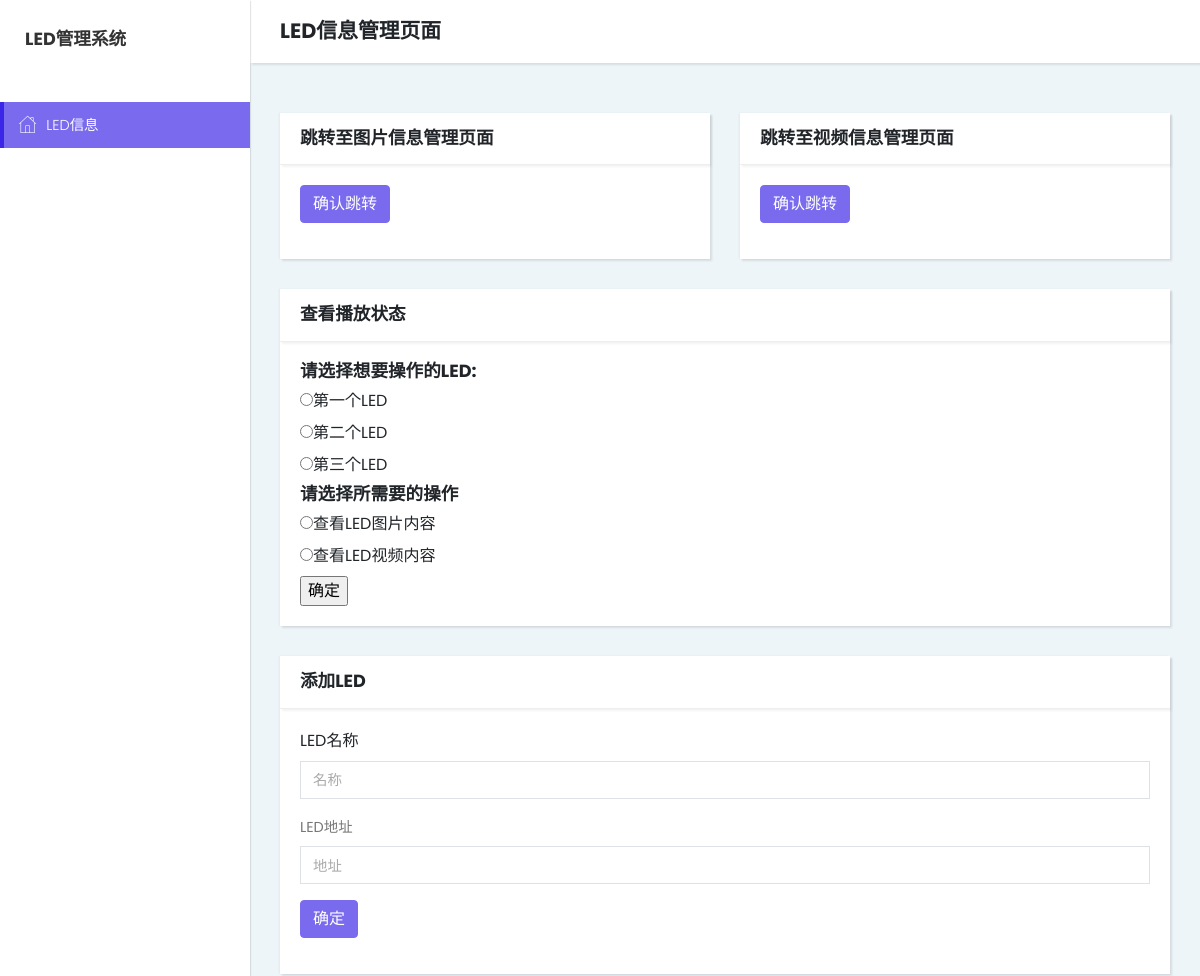
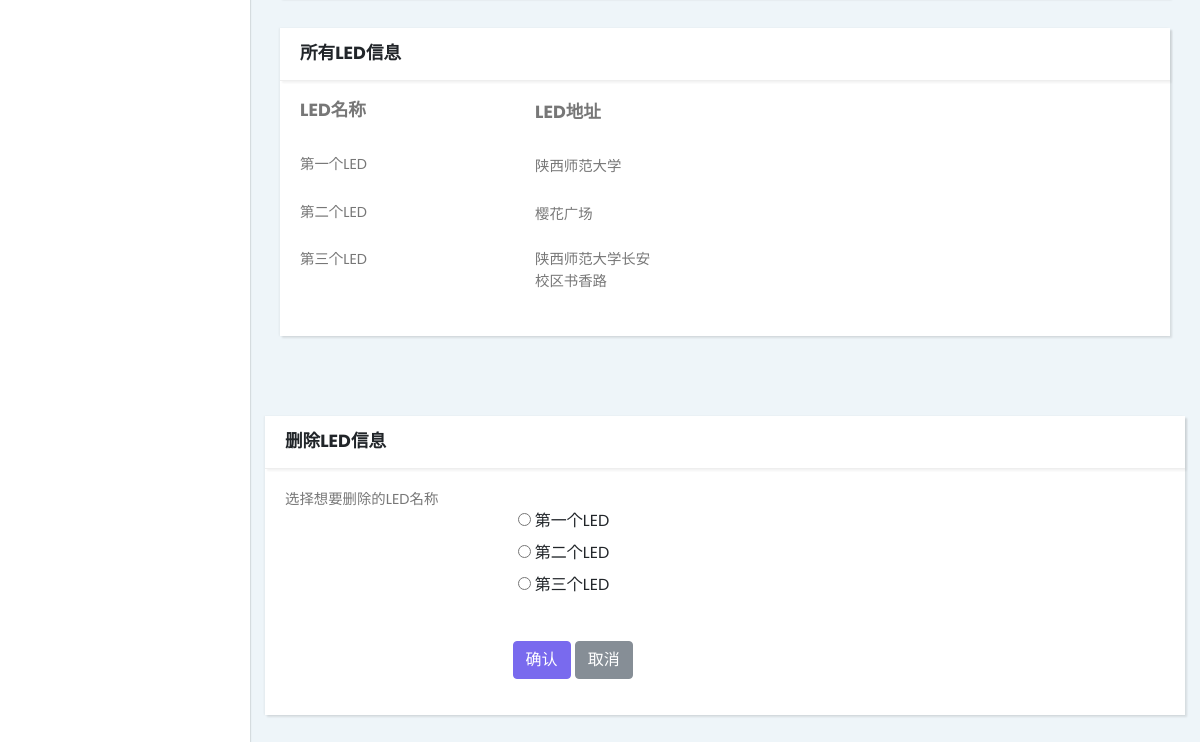
Before: /led/1/choice/ with the older database file (2 pictures, top to bottom).
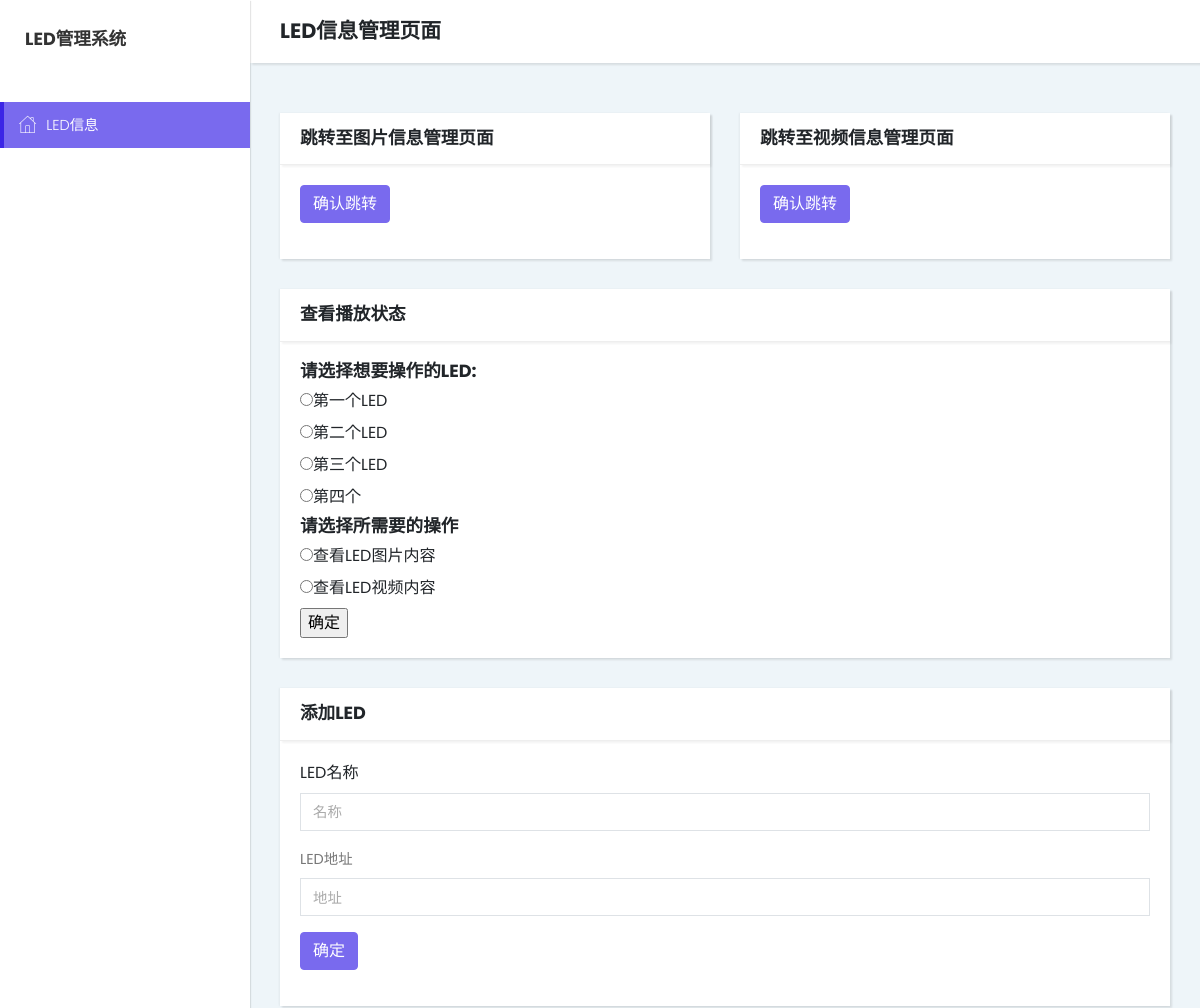
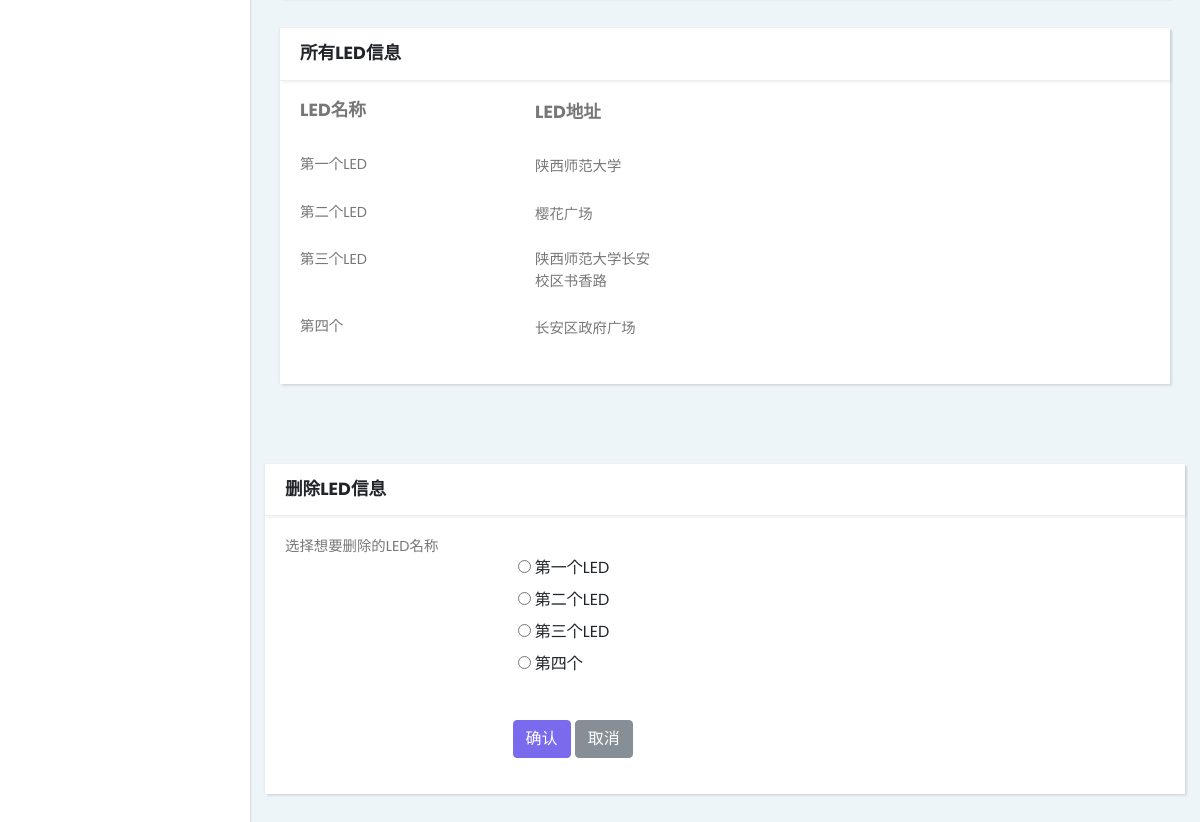
After: the same page with the newer database file (2 pictures, top to bottom).
### led/models.py (models this page shows, shortened)
class LedNumber(models.Model):
	custom = models.ForeignKey(Custom,on_delete=models.CASCADE)
	led_text = models.CharField(max_length= 100)	#LED内容
	address_text = models.CharField(max_length = 200,null = True,blank = True) #LED位置信息

### led/views.py (the view)
# urls.py: path('<int:user_id>/choice/',views.choice_page,name='choice'),
def choice_page(request,user_id):
	user = Custom.objects.get(pk =user_id)
	led_list = user.lednumber_set.all()
	context = {
		'led_list' : led_list,
		'user_id':user_id
	}
	return render(request,'led/LedMessage.html',context)

### led/templates/led/LedMessage.html (shortened to what this page needs)
{% extends "base.html" %}
{% block body_other %}
    <div class="page">
      <div class="page-content d-flex align-items-stretch">
        <nav class="side-navbar">
          <div class="sidebar-header d-flex align-items-center">
            <div class="title">
              <h1 class="h4">LED管理系统</h1>
            </div>
          </div>
          <ul class="list-unstyled">
                    <li class="active"> <a href="#"><i class="icon-home"></i>LED信息 </a></li>
          </ul>
        </nav>
        <div class="content-inner">
          <header class="page-header">
            <div class="container-fluid">
              <h2 class="no-margin-bottom">LED信息管理页面 </h2>
            </div>
          </header>
          <section class="forms">
            <div class="container-fluid">
              <div class="row">
                <div class="col-lg-6">
                  <div class="card">
                    <div class="card-header d-flex align-items-center">
                      <h3 class="h4">跳转至图片信息管理页面</h3>
                    </div>
                    <div class="card-body">
                      <form action="{% url 'led:pic_manage' user_id %}" method="post">
                        <div class="form-group">
                          <input type="submit" value="确认跳转" class="btn btn-primary">
                        </div>
                      </form>
                    </div>
                  </div>
                </div>
                         <div class="col-lg-6">
                  <div class="card">
                    <div class="card-header d-flex align-items-center">
                      <h3 class="h4">跳转至视频信息管理页面</h3>
                    </div>
                    <div class="card-body">
                      <form action="{% url 'led:video_manage' user_id %}" method="post" >
                        <div class="form-group">
                          <input type="submit" value="确认跳转" class="btn btn-primary">
                        </div>
                      </form>
                    </div>
                  </div>
                </div>
                <div class="col-lg-12">
                  <div class="card">
                    <div class="card-header d-flex align-items-center">
                      <h3 class="h4">查看播放状态</h3>
                    </div>
                    <div class="card-body">
                      <form action="{% url 'led:led_operation' user_id %}" method="post">
                        <h4>请选择想要操作的LED:</h4>
                        {% for led in led_list %}
                        <input type="radio" name="led_choice" value="{{led.id}}" ><label>{{led.led_text}}</label><br>
                        {% endfor %}
                        <h4>请选择所需要的操作</h4>
                        <input type="radio" name="op" value="p"><label>查看LED图片内容</label><br>
                        <input type="radio" name="op" value="v"><label>查看LED视频内容</label><br>
                       <input type="submit" value="确定">
                     </form>
                    </div>
                  </div>
                </div>
                <div class="col-lg-12">
                  <div class="card">
                    <div class="card-header d-flex align-items-center">
                      <h3 class="h4">添加LED</h3>
                    </div>
                    <div class="card-body">
                      <form action="{% url 'led:add_led_data' user_id %}" method="post">
                        <div class="form-group">
                          <label class="form-control-labe">LED名称</label>
                          <input type="text" placeholder="名称" name="led_text" class="form-control">
                        </div>
                        <div class="form-group">
                          <label class="form-control-label">LED地址</label>
                          <input type="text" placeholder="地址" name="led_address"class="form-control">
                        </div>
                        <div class="form-group">
                          <input type="submit" value="确定" class="btn btn-primary">
                        </div>
                      </form>
                    </div>
                  </div>
                </div>
                <div class="col-lg-12">
                  <div class="card">
                    <div class="card-header d-flex align-items-center">
                      <h3 class="h4">所有LED信息</h3>
                    </div>
                    <div class="card-body">
                      <form class="form-horizontal">
                        <div class="form-group row">
                          <label class="col-sm-3 form-control-label"><h4>LED名称</h4></label>
                          <div class="col-sm-9">
                              <label class="col-sm-3 form-control-label"><h4>LED地址</h4></label>
                          </div>
                        </div>
                       {% for led in led_list %}
                        <div class="form-group row">
                          <label class="col-sm-3 form-control-label">{{led.led_text}}</label>
                          <div class="col-sm-9">
                              <label class="col-sm-3 form-control-label">{{led.address_text}}</label>
                          </div>
                        </div>
                      {% endfor %}
                      </form>
                    </div>
                  </div>
                </div>
              </div>
            </div>
          </section>
          <div class="col-lg-12">
                  <div class="card">
                    <div class="card-header d-flex align-items-center">
                      <h3 class="h4">删除LED信息</h3>
                    </div>
                    <div class="card-body">
                      <form class="form-horizontal" action="{% url 'led:del_led_data' user_id %}" method="post">
                        <div class="form-group row">
                          <label class="col-sm-3 form-control-label">选择想要删除的LED名称</label>
                            <div class="card-body">
                              {% for led in led_list%}
                               <input type="radio" name="led_choice" value="{{led.id}}" >
                                    <label>{{led.led_text}}</label><br>
                              {% endfor %}
                           </div>
                        </div>
                        <div class="form-group row">
                          <div class="col-sm-4 offset-sm-3">
                            <button type="submit" class="btn btn-primary">确认</button>
                            <button type="submit" class="btn btn-secondary">取消</button>
                          </div>
                        </div>
                      </form>
                    </div>
                  </div>
                </div>
              </div>
            </div>
        </div>
{% endblock %}

### led/templates/base.html (shortened to what this page needs)
{% load staticfiles %}
<!DOCTYPE html>
<html>
  <head>
    <link rel="stylesheet" href="{% static 'vendor/bootstrap/css/bootstrap.min.css' %}">
    <link rel="stylesheet" href="{% static 'vendor/font-awesome/css/font-awesome.min.css' %}">
    <link rel="stylesheet" href="{% static 'css/fontastic.css' %}">
    <link rel="stylesheet" href="{% static 'css/style.default.css' %}" id="theme-stylesheet">
    <link rel="stylesheet" href="{% static 'css/custom.css' %}">
  </head>
  <body>
    {% block body_other%}{% endblock %}
  </body>
</html>

### led/static/css/style.default.css (style rules this page uses)
body { overflow-x: hidden; }
a, i, span { display: inline-block; text-decoration: none; -webkit-transition: all 0.3s; transition: all 0.3s; }
section { padding: 50px 0; }
.container-fluid { padding: 0 30px; }
header.page-header { padding: 20px 0; }
.content-inner { position: relative; width: calc(100% - 250px); min-height: calc(100vh - 70px); padding-bottom: 60px; }
.page-header { background: #fff; padding: 20px; -webkit-box-shadow: 2px 2px 2px rgba(0, 0, 0, 0.1); box-shadow: 2px 2px 2px rgba(0, 0, 0, 0.1); position: relative; z-index: 8; }
*[class*="icon-"] { -webkit-transform: translateY(3px); transform: translateY(3px); }
button, input { outline: none !important; }
.card { margin-bottom: 30px; -webkit-box-shadow: 2px 2px 2px rgba(0, 0, 0, 0.1), -1px 0 2px rgba(0, 0, 0, 0.05); box-shadow: 2px 2px 2px rgba(0, 0, 0, 0.1), -1px 0 2px rgba(0, 0, 0, 0.05); }
.card-header { -webkit-box-shadow: 2px 2px 2px rgba(0, 0, 0, 0.05); box-shadow: 2px 2px 2px rgba(0, 0, 0, 0.05); }
.card-header h1, .card-header h2, .card-header h3, .card-header h4, .card-header h5, .card-header h6 { margin-bottom: 0; }
.page { background: #EEF5F9; }
.no-margin-bottom { margin-bottom: 0 !important; }
.page { overflow-x: hidden; }
nav.side-navbar { background: #fff; min-width: 250px; max-width: 250px; color: #686a76; -webkit-box-shadow: 1px 1px 1px rgba(0, 0, 0, 0.1); box-shadow: 1px 1px 1px rgba(0, 0, 0, 0.1); z-index: 9; }
nav.side-navbar a { color: inherit; position: relative; font-size: 0.9em; }
nav.side-navbar a i { font-size: 1.2em; margin-right: 10px; -webkit-transition: none; transition: none; }
nav.side-navbar .sidebar-header { padding: 30px 15px; }
nav.side-navbar .title { margin-left: 10px; }
nav.side-navbar .title h1 { color: #333; }
nav.side-navbar ul { padding: 15px 0; }
nav.side-navbar ul li a { padding: 10px 15px; text-decoration: none; display: block; font-weight: 300; border-left: 4px solid transparent; }
nav.side-navbar ul li.active > a { background: #796AEE; color: #fff; border-left: 4px solid #3b25e6; }
.form-control { height: calc(2.25rem + 2px); border: 1px solid #dee2e6; border-radius: 0; padding: 0.375rem 0.75rem; }
.form-control-label { font-size: .9rem; color: #777; }
button, input[type='submit'] { cursor: pointer; font-family: inherit; font-weight: 300 !important; }
.btn { font-weight: 400; border: 1px solid transparent; padding: 0.375rem 0.75rem; font-size: 1rem; line-height: 1.5; border-radius: 0.25rem; -webkit-transition: color 0.15s ease-in-out, background-color 0.15s ease-in-out, border-color 0.15s ease-in-out, -webkit-box-shadow 0.15s ease-in-out; transition: color 0.15s ease-in-out, background-color 0.15s ease-in-out, border-color 0.15s ease-in-out, -webkit-box-shadow 0.15s ease-in-out; transition: color 0.15s ease-in-out, background-color 0.15s ease-in-out, border-color 0.15s ease-in-out, box-shadow 0.15s ease-in-out; transition: color 0.15s ease-in-out, background-color 0.15s ease-in-out, border-color 0.15s ease-in-out, box-shadow 0.15s ease-in-out, -webkit-box-shadow 0.15s ease-in-out; }
.btn-primary { color: color-yiq(#796AEE); background-color: #796AEE; border-color: #796AEE; }
.btn-secondary { color: color-yiq(#868e96); background-color: #868e96; border-color: #868e96; }
body { font-family: "Poppins", sans-serif; font-size: 1rem; font-weight: 400; line-height: 1.5; color: #212529; background-color: #fff; }
a { color: #796AEE; text-decoration: none; }
h1, h2, h3, h4, h5, h6, .h1, .h2, .h3, .h4, .h5, .h6 { margin-bottom: 0.5rem; font-family: inherit; font-weight: 700; line-height: 1.1; color: inherit; }
h1, .h1 { font-size: 1.5rem; }
h2, .h2 { font-size: 1.3rem; }
h3, .h3 { font-size: 1.2rem; }
h4, .h4 { font-size: 1.1rem; }
.card { background-color: #fff; border: 0 solid #eee; border-radius: 0; }
.card-body { padding: 1.25rem; }
.card-header { padding: 1rem 1.25rem; background-color: #fff; border-bottom: 1px solid #eee; }
.card-header:first-child { border-radius: 0 0 0 0; }

Changed rows visible on the page:
added LedNumber: led_text "第四个", address_text "长安区政府广场"
